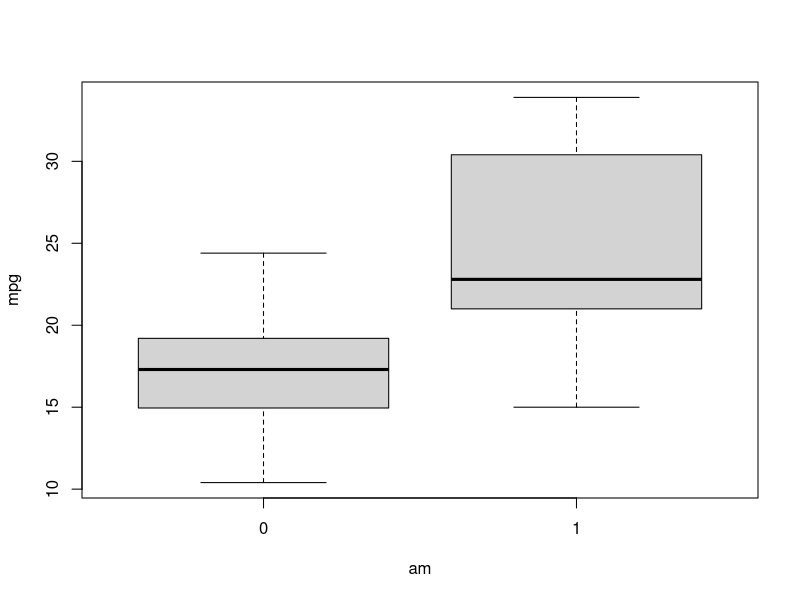
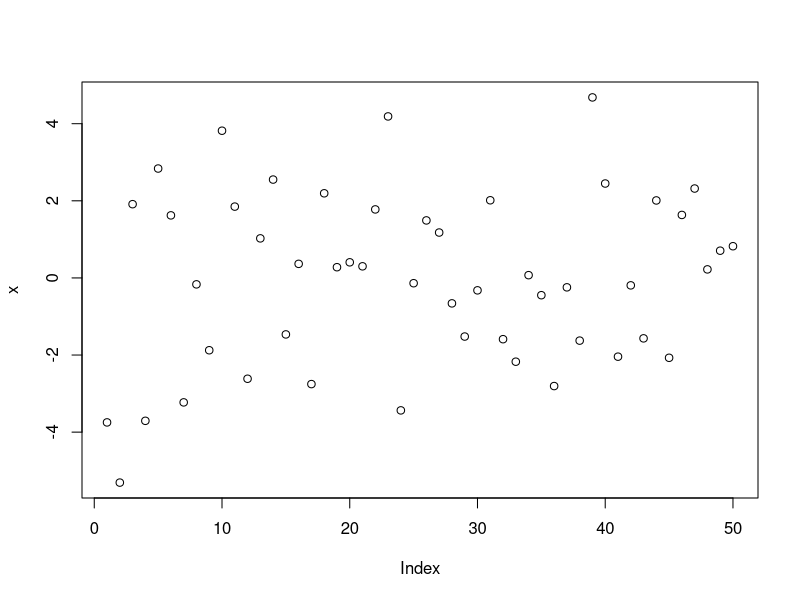
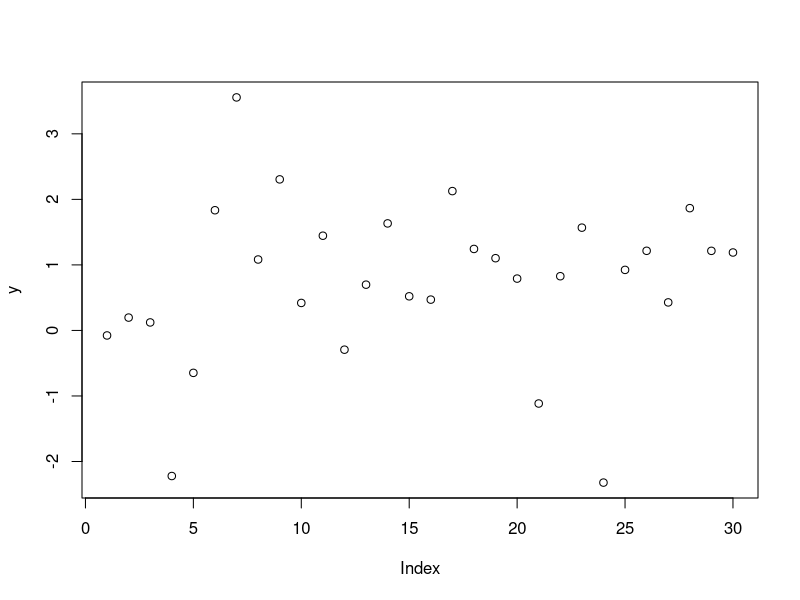

Write the R code that produced these figures, in order. (Note: this script raises an error after producing the figures.)
# Chapter 17
# two samples comparison

# data = mtcars
data(mtcars)
attach(mtcars)

boxplot(mpg ~ am)

t.test(mpg ~ as.factor(am))

# data = sleep
data(sleep)
attach(sleep)

?sleep

names(sleep)

t.test(extra[group==1], extra[group==2], paired = TRUE)

# one sample t-test group 2 - group 1
sleep.d <- with(sleep, extra[group == 2] - extra[group == 1])
t.test(sleep.d)

# one sample t-test group 1 - group 2
sleep.da <- with(sleep, extra[group == 1] - extra[group == 2])
t.test(sleep.da)

# variance equality
x <- rnorm(50, mean = 0, sd = 2)
y <- rnorm(30, mean = 1, sd = 1)

plot(x)
plot(y)

var.test(x, y)

# proportion test
prop.test(x, n, p=NULL,
          alternative = c("two.sided", "less", "greater"),
          conf.level = 0.95, correct = TRUE)

set.seed(500)
heads <- rbinom(1, size = 100, prob = 0.5)
prop.test(heads, n = 100, p = 0.5)

# 4 patients group, smokers cases
smokers <- c(83, 90, 129, 70)
patients <- c(86, 93, 136, 82)

prop.test(smokers, n = patients)

# nonparametric
# inspection time
A <- c(6.0, 2.2, 2.3, 3.3, 3.7, 2.3, 2.2, 2.4, 4.4, 3.9)
B <- c(2.7, 3.9, 7.8, 5.8, 2.3, 2.4, 6.9, 4.4, 2.4, 2.5)
plot(density(A))
plot(density(B))

boxplot(A)
boxplot(B)

wilcox.test(A, B)
